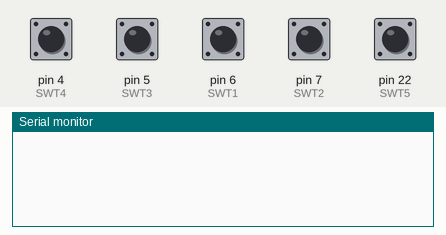
This sketch was run on a simulated Arduino Mega 2560, built with avr-gcc and run on an emulated ATmega2560. Parts: the last lines printed to the serial monitor. Inputs (shaded band) come from the test bench; at power-on: pin 4 (SWT4), pin 5 (SWT3), pin 6 (SWT1), pin 7 (SWT2), pin 22 (SWT5) HIGH. Random numbers use the default seed unless the sketch sets one; the audio player accepts every command and is not drawn.

Above: at 3.7 s.
3.8 s: pin 4 (SWT4) pulled LOW for 0.15 s
At 6.0 s:
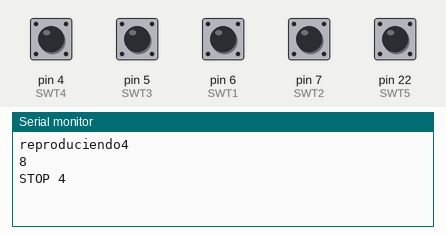
6.3 s: pin 6 (SWT1) pulled LOW for 0.15 s
At 8.0 s:
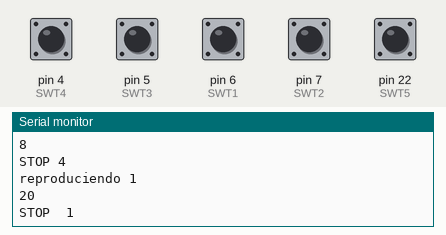
8.8 s: pin 5 (SWT3) pulled LOW for 0.15 s
At 10.2 s:
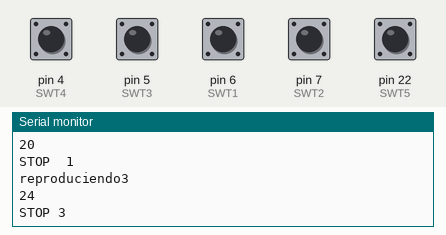
10.4 s: pin 7 (SWT2) pulled LOW for 0.15 s
At 11.8 s:
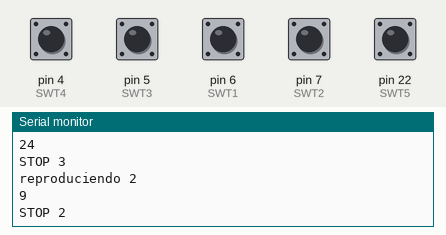
12.0 s: pin 22 (SWT5) pulled LOW for 0.15 s
At 13.4 s:
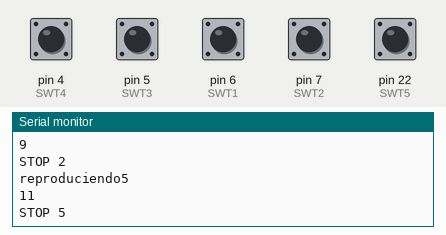
13.6 s: pin 4 (SWT4) pulled LOW for 1 s
At 15.9 s:
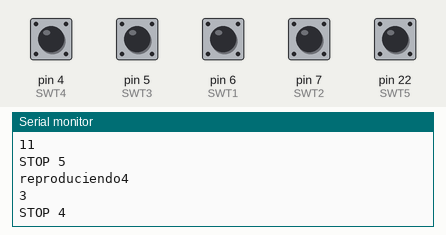
Timing chart, 0 to 17.1 s (numbered marks = the images above; inputs shaded):
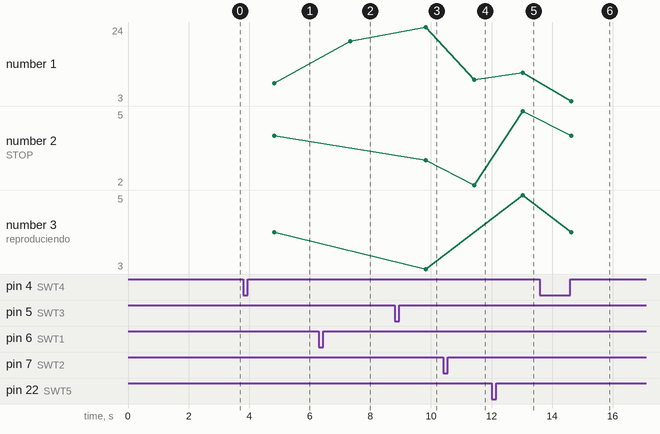

The sketch:

telefonosLuisDefinitivo.ino
```cpp
#include "Arduino.h"
#include "SoftwareSerial.h"
#include "DFRobotDFPlayerMini.h"

#define SWT1 6
#define SWT2 7
#define SWT3 5
#define SWT4 4
#define SWT5 22

SoftwareSerial mySerial1(11, 10);
SoftwareSerial mySerial2(13, 12);
SoftwareSerial mySerial3(9, 8);
SoftwareSerial mySerial4(3, 2);

DFRobotDFPlayerMini player1, player2, player3, player4, player5;
bool entrada, entrada2, entrada3, entrada4, entrada5;
bool reproduciendo, reproduciendo2, reproduciendo3, reproduciendo4, reproduciendo5;
int pista, pista2, pista3, pista4, pista5;

void setup()
{
  pinMode(SWT1,INPUT);
  pinMode(SWT2,INPUT);
  pinMode(SWT3,INPUT);
  pinMode(SWT4,INPUT);
  pinMode(SWT5,INPUT);

  mySerial1.begin(9600);
  mySerial2.begin(9600);
  mySerial3.begin(9600);
  mySerial4.begin(9600);
  Serial3.begin(9600);

  Serial.begin(115200);

  // Declaración de estado inicial de los telefonos
  entrada = 0;
  entrada2 = 0;
  entrada3 = 0;
  entrada4 = 0;
  entrada5 = 0;

  reproduciendo = reproduciendo2 = reproduciendo3 = reproduciendo4 = reproduciendo5 = false;

  player1.begin(mySerial1);
  player1.volume(15);  //Set volume value (0~30).
  player1.outputDevice(DFPLAYER_DEVICE_SD);

  player2.begin(mySerial2);
  player2.volume(15);
  player2.outputDevice(DFPLAYER_DEVICE_SD);

  player3.begin(mySerial3);
  player3.volume(15);
  player3.outputDevice(DFPLAYER_DEVICE_SD);

  player4.begin(mySerial4);
  player4.volume(15);
  player4.outputDevice(DFPLAYER_DEVICE_SD);

  player5.begin(Serial3);
  player5.volume(15);
  player5.outputDevice(DFPLAYER_DEVICE_SD);

}

void loop() {
//////TELEFONO 1
entrada = digitalRead(SWT1);
if(entrada == 0 && reproduciendo == 0) {
  pista = int(random(1,31));
  delay(1000);
  player1.play(pista);
  Serial.println("reproduciendo 1");
  Serial.println(pista);
  reproduciendo = 1;

} else if(entrada == 1 && reproduciendo == 1) {
  Serial.println("STOP  1");
  player1.stop();
  reproduciendo = 0;
}


////////TELEFONO 2
entrada2 = digitalRead(SWT2);
if(entrada2 == 0 && reproduciendo2 == 0) {
  pista2 = int(random(1,31));
  delay(1000);
  player2.play(pista2);
  Serial.println("reproduciendo 2");
  Serial.println(pista2);
  reproduciendo2 = 1;
} else if(entrada2 == 1 && reproduciendo2 == 1) {
  Serial.println("STOP 2");
  player2.stop();
  reproduciendo2 = 0;
}


//////TELEFONO 3
entrada3 = digitalRead(SWT3);
if(entrada3 == 0 && reproduciendo3 == 0) {
  pista3 = int(random(1,31));
  delay(1000);
  player3.play(pista3);
  Serial.println("reproduciendo3");
  Serial.println(pista3);
  reproduciendo3 = 1;

} else if(entrada3 == 1 && reproduciendo3 == 1) {
  Serial.println("STOP 3");
  player3.stop();
  reproduciendo3 = 0;
}


//////TELEFONO 4
entrada4 = digitalRead(SWT4);
if(entrada4 == 0 && reproduciendo4 == 0) {
  pista4 = int(random(1,31));
  delay(1000);
  player4.play(pista4);
  Serial.println("reproduciendo4");
  Serial.println(pista4);
  reproduciendo4 = 1;

} else if(entrada4 == 1 && reproduciendo4 == 1) {
  Serial.println("STOP 4");
  player4.stop();
  reproduciendo4 = 0;
}

//////TELEFONO 5
entrada5 = digitalRead(SWT5);
if(entrada5 == 0 && reproduciendo5 == 0) {
  pista5 = int(random(1,31));
  delay(1000);
  player5.play(pista5);
  Serial.println("reproduciendo5");
  Serial.println(pista5);
  reproduciendo5 = 1;

} else if(entrada5 == 1 && reproduciendo5 == 1) {
  Serial.println("STOP 5");
  player5.stop();
  reproduciendo5 = 0;
}


  if (player1.available())
    printDetail(player1.readType(), player1.read());

  if (player2.available())
    printDetail(player2.readType(), player2.read());

  if (player3.available())
    printDetail(player3.readType(), player3.read());

  if (player4.available())
    printDetail(player4.readType(), player4.read());

  if (player5.available())
    printDetail(player5.readType(), player5.read());

}

void printDetail(uint8_t type, int value){
  switch (type) {
    case TimeOut:
      Serial.println(F("Time Out!"));
      break;
    case WrongStack:
      Serial.println(F("Stack Wrong!"));
      break;
    case DFPlayerCardInserted:
      Serial.println(F("Card Inserted!"));
      break;
    case DFPlayerCardRemoved:
      Serial.println(F("Card Removed!"));
      break;
    case DFPlayerCardOnline:
      Serial.println(F("Card Online!"));
      break;
    case DFPlayerPlayFinished:
      Serial.print(F("Number:"));
      Serial.print(value);
      Serial.println(F(" Play Finished!"));
      break;
    case DFPlayerError:
      Serial.print(F("DFPlayerError:"));
      switch (value) {
        case Busy:
          Serial.println(F("Card not found"));
          break;
        case Sleeping:
          Serial.println(F("Sleeping"));
          break;
        case SerialWrongStack:
          Serial.println(F("Get Wrong Stack"));
          break;
        case CheckSumNotMatch:
          Serial.println(F("Check Sum Not Match"));
          break;
        case FileIndexOut:
          Serial.println(F("File Index Out of Bound"));
          break;
        case FileMismatch:
          Serial.println(F("Cannot Find File"));
          break;
        case Advertise:
          Serial.println(F("In Advertise"));
          break;
        default:
          break;
      }
      break;
    default:
      break;
  }
}
```

Measured:
- after the input at 3.8 s, the serial monitor: prints a new line after 1.0 s (image 1)
- after the input at 6.3 s, the serial monitor: prints a new line after 1.0 s (image 2)
- after the input at 8.8 s, the serial monitor: prints a new line after 1.0 s (image 3)
- after the input at 10.4 s, the serial monitor: prints a new line after 1.0 s (image 4)
- after the input at 12.0 s, the serial monitor: prints a new line after 1.0 s (image 5)
- after the input at 13.6 s, the serial monitor: prints a new line after 1.0 s (image 6)
- plotted number 1: 8 → 20 after the input at 6.3 s, 20 → 24 after the input at 8.8 s, 24 → 9 after the input at 10.4 s, 9 → 11 after the input at 12.0 s, 11 → 3 after the input at 13.6 s
- plotted number 2: 4 → 3 after the input at 8.8 s, 3 → 2 after the input at 10.4 s, 2 → 5 after the input at 12.0 s, 5 → 4 after the input at 13.6 s
